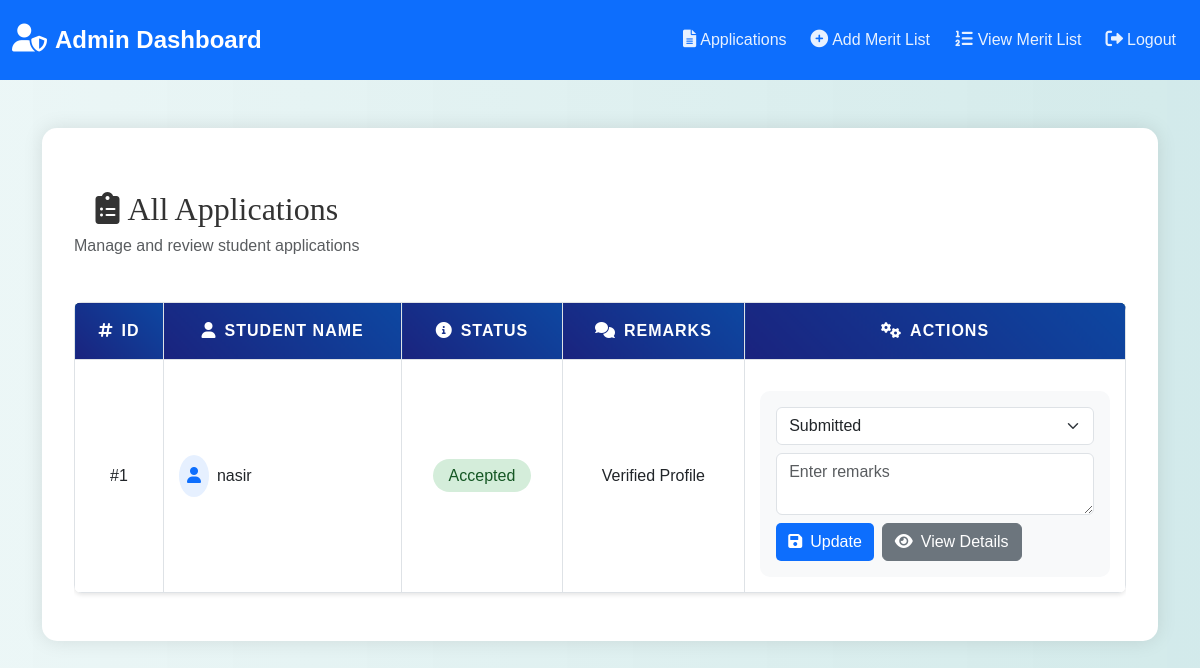
Screenshot of /admin/view_applications.php (signed in) with the database file from the repository.
### tables this page shows
CREATE TABLE `application` (
  `id` int(11) NOT NULL,
  `user_id` int(11) NOT NULL,
  `student_name` varchar(50) NOT NULL,
  `father_name` varchar(50) NOT NULL,
  `email` varchar(100) NOT NULL,
  `phone` varchar(20) NOT NULL,
  `program` varchar(50) NOT NULL,
  `degree` varchar(50) NOT NULL,
  `session` varchar(20) NOT NULL,
  `application_date` date NOT NULL,
  `status` varchar(20) NOT NULL DEFAULT 'submitted',
  `remarks` text DEFAULT NULL,
  `matric_marks` float DEFAULT NULL,
  `inter_marks` float DEFAULT NULL,
  `academic_transcript` varchar(255) DEFAULT NULL,
  `previous_degree` varchar(50) DEFAULT NULL,
  `previous_institution` varchar(100) DEFAULT NULL
);

### admin/view_applications.php (the view, shortened to what this page needs)
<?php
include('config.php');
$sql = "SELECT * FROM application";
$result = mysqli_query($conn, $sql);
?>
<!DOCTYPE html>
<html>
<head>
    <link href="https://cdn.jsdelivr.net/npm/bootstrap@5.3.0/dist/css/bootstrap.min.css" rel="stylesheet">
    <link href="https://cdnjs.cloudflare.com/ajax/libs/font-awesome/6.0.0/css/all.min.css" rel="stylesheet">
    <link rel="stylesheet" href="../css/style.css">
</head>
<body class="bg-light">
<?php include('admin_navbar.php'); ?>
<div class="container py-5">
    <div class="admin-container">
        <div class="d-flex justify-content-between align-items-center mb-4">
            <div>
                <h2 class="mb-1"><i class="fas fa-clipboard-list me-2"></i>All Applications</h2>
                <p class="text-muted mb-0">Manage and review student applications</p>
            </div>
        </div>
        <div class="table-responsive">
            <table class="table table-hover align-middle">
                <thead>
                    <tr>
                        <th><i class="fas fa-hashtag me-2"></i>ID</th>
                        <th><i class="fas fa-user me-2"></i>Student Name</th>
                        <th><i class="fas fa-info-circle me-2"></i>Status</th>
                        <th><i class="fas fa-comments me-2"></i>Remarks</th>
                        <th><i class="fas fa-cogs me-2"></i>Actions</th>
                    </tr>
                </thead>
                <tbody>
                    <?php
                    if (mysqli_num_rows($result) > 0) {
                        while ($row = mysqli_fetch_assoc($result)) {
                            $statusClass = '';
                            switch(strtolower($row["status"])) {
                                case 'accepted': $statusClass = 'status-accepted'; break;
                            }
                            ?>
                            <tr>
                                <td>#<?php echo $row["id"]; ?></td>
                                <td>
                                    <div class="d-flex align-items-center">
                                        <div class="rounded-circle bg-primary bg-opacity-10 p-2 me-2">
                                            <i class="fas fa-user text-primary"></i>
                                        </div>
                                        <?php echo $row["student_name"]; ?>
                                    </div>
                                </td>
                                <td>
                                    <span class="status-badge <?php echo $statusClass; ?>">
                                        <?php echo ucfirst($row["status"]); ?>
                                    </span>
                                </td>
                                <td><?php echo $row["remarks"]; ?></td>
                                <td>
                                    <div class="action-form">
                                        <form method="post">
                                            <select class="form-select mb-2" name="status">
                                                <option value="submitted">Submitted</option>
                                            </select>
                                            <textarea class="form-control mb-2" name="remarks" placeholder="Enter remarks" rows="2"></textarea>
                                            <div class="d-flex gap-2">
                                                <button type="submit" class="btn btn-primary" name="update_status">
                                                    <i class="fas fa-save me-2"></i>Update
                                                </button>
                                                <a href="view_details.php?id=<?php echo $row["id"]; ?>" class="btn btn-secondary">
                                                    <i class="fas fa-eye me-2"></i>View Details
                                                </a>
                                            </div>
                                        </form>
                                    </div>
                                </td>
                            </tr>
                            <?php
                        }
                    } else {
                        echo '<tr><td colspan="5" class="text-center py-4">No applications found.</td></tr>';
                    }
                    ?>
                </tbody>
            </table>
        </div>
    </div>
</div>
</body>
</html>

### css/style.css (style rules this page uses)
body { background: linear-gradient(90deg, rgba(233, 246, 246, 0.831), rgba(207, 233, 233, 0.9)); font-family: 'Arial', sans-serif; color: #333; line-height: 1.6; }
h1, h2, h3, h4 { text-align: center; margin-top: 30px; margin-bottom: 30px; font-family: 'Georgia', serif; }
.container { margin-bottom: 40px; }
.table { width: 100%; border-collapse: collapse; margin-top: 20px; font-size: 16px; background-color: #ffffff; border-radius: 8px; overflow: hidden; box-shadow: 0 2px 4px rgba(0, 0, 0, 0.1); }
.table th, .table td { padding: 15px; border: 1px solid #dee2e6; text-align: center; }
.table thead th { background-color: #004d4d; color: white; font-weight: bold; text-transform: uppercase; letter-spacing: 1px; }
.table tbody tr:nth-child(odd) { background-color: #f8f9fa; }
.btn-primary { color: #fff; border: none; border-radius: 5px; cursor: pointer; transition: background-color 0.3s ease; }
a { color: #006666; text-decoration: none; font-weight: bold; }

### admin/view_applications.php (style rules this page uses)
.admin-container { background: white; border-radius: 15px; box-shadow: 0 0 20px rgba(0,0,0,0.1); padding: 2rem; }
.status-badge { padding: 0.5rem 1rem; border-radius: 999px; font-weight: 500; }
.status-accepted { background: #d4edda; color: #155724; }
.action-form { background: #f8f9fa; border-radius: 10px; padding: 1rem; margin-top: 1rem; }
.table th { background: linear-gradient(45deg, #1a237e, #0d47a1); color: white; white-space: nowrap; }

### rows the page displays
application: id "1", student_name "nasir", status "Accepted", remarks "Verified Profile"
